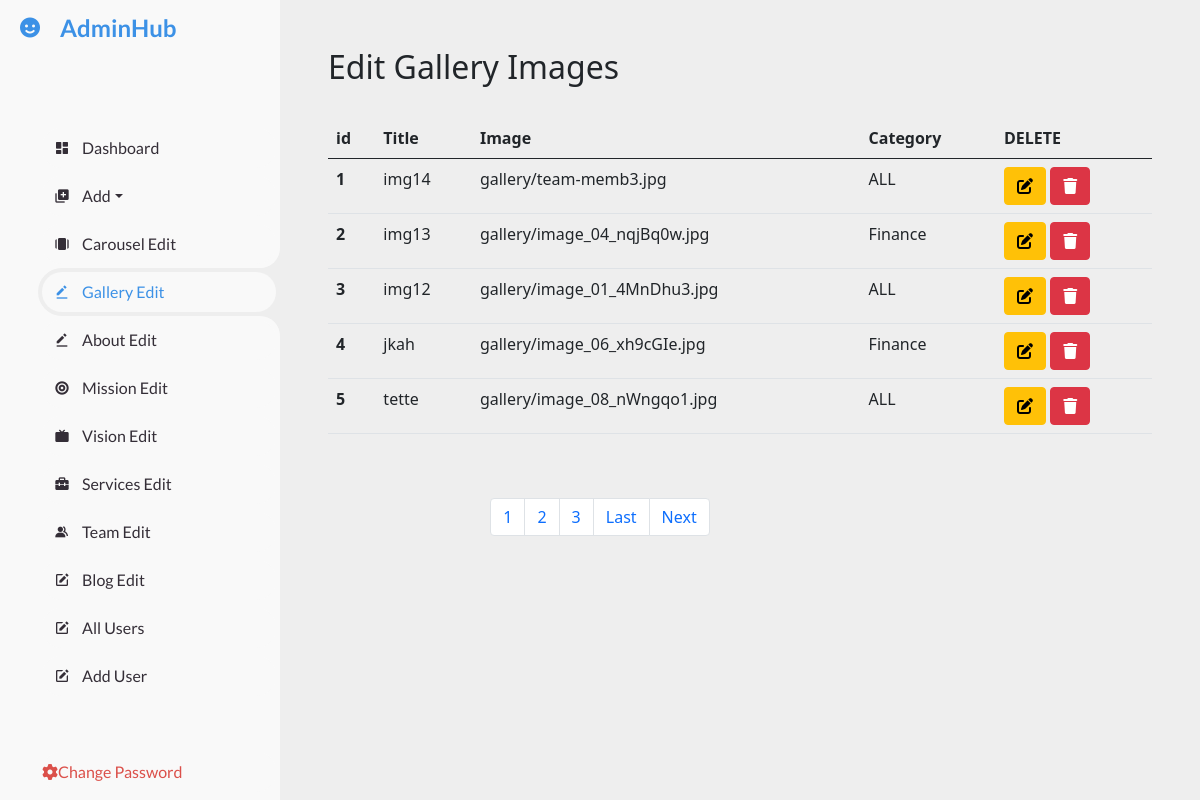
Page /dashboard/gallery-edit/ (signed in) on the committed database.
### home/models.py (models this page shows, shortened)
class Gallery(models.Model):
    title = models.CharField(max_length=500, blank=True)
    category = models.ForeignKey(ImageCategory, on_delete=models.CASCADE)
    image = models.FileField(upload_to="gallery/", max_length=500, blank=True)

class ImageCategory(models.Model):
    name = models.CharField(max_length=200, blank=True)
    def __str__(self):
        return self.name

### dashboard/views.py (the view)
# urls.py: path('gallery-edit/', views.dashboardgalleryedit, name='dashboardgallery'),
@login_required
def dashboardgalleryedit(request):
    obj = Gallery.objects.all().order_by('-id')
    paginator = Paginator(obj, 5)
    page_number = request.GET.get('page')
    gallery_obj = paginator.get_page(page_number)
    total_pages = gallery_obj.paginator.num_pages
    context = {
        'gallery_obj': gallery_obj,
        'last_pages': total_pages,
        'total_page': [page + 1 for page in range(total_pages)]
    }
    return render(request, 'dashboard/dashboard-gallery.html', context=context)

### templates/dashboard/dashboard-gallery.html (shortened to what this page needs)
{% extends 'dashboard/base.html' %}
{% block galleryactive %} active {% endblock galleryactive %}
{% block content %}
    <div id="content" class="p-4 p-md-5">
        <h2 class="mb-4">
            <div class="session-title row">
                <h2>Edit Gallery Images</h2>
            </div>
        </h2>
        <table class="table">
              <thead>
                <tr>
                  <th scope="col">id</th>
                  <th scope="col">Title</th>
                  <th scope="col">Image</th>
                  <th scope="col">Category</th>
                  <th scope="col">DELETE</th>
                </tr>
              </thead>
              <tbody>
               {% for obj in gallery_obj %}
                <tr>
                  <th scope="row">{{forloop.counter}}</th>
                  <td>{{obj.title}}</td>
                  <td>{{obj.image}}</td>
                  <td>{{obj.category}}</td>
                  <td>
                      <a href="{% url 'galleryedit' obj.id %}">
                      <button class="btn btn-warning"><i class="fa-solid fa-pen-to-square"></i></button>
                      </a>
                      <a href="{% url 'gallerydelete' obj.id %}">
                      <button class="btn btn-danger"><i class="fa-solid fa-trash"></i></button>
                      </a>
                  </td>
                </tr>
                {% endfor %}
              </tbody>
            </table>
    </div>
    <div class="container">
        <nav aria-label="Page navigation example">
			<ul class="pagination justify-content-center">
				{% for page in total_page %}
			  <li class="page-item"><a class="page-link" href="?page={{page}}">{{page}}</a></li>
				{% endfor %}
			  {% if gallery_obj.has_next %}
				<li class="page-item">
				<a class="page-link" href="?page={{last_page}}">Last</a>
			  </li>
			  <li class="page-item">
				<a class="page-link" href="?page={{gallery_obj.next_page_number}}">Next</a>
			  </li>
			  {% endif %}
			</ul>
		  </nav>
    </div>
{% endblock %}

### static/dashboard/style.css (style rules this page uses)
* { margin: 0; padding: 0; box-sizing: border-box; }
a { text-decoration: none; }
li { list-style: none; }
:root { --poppins: 'Poppins', sans-serif; --lato: 'Lato', sans-serif; --light: #F9F9F9; --blue: #3C91E6; --light-blue: #CFE8FF; --grey: #eee; --dark-grey: #AAAAAA; --dark: #342E37; --red: #DB504A; --yellow: #FFCE26; --light-yellow: #FFF2C6; --orange: #FD7238; --light-orange: #FFE0D3; }
html { overflow-x: hidden; }
body { background: var(--grey); overflow-x: hidden; }
#content { position: relative; width: calc(100% - 280px); left: 280px; transition: .3s ease; }

### rows in the picture
Gallery: title "img14", image "gallery/team-memb3.jpg", category "ALL"
Gallery: title "img13", image "gallery/image_04_nqjBq0w.jpg", category "Finance"
Gallery: title "img12", image "gallery/image_01_4MnDhu3.jpg", category "ALL"
Gallery: title "jkah", image "gallery/image_06_xh9cGIe.jpg", category "Finance"
Gallery: title "tette", image "gallery/image_08_nWngqo1.jpg", category "ALL"

### other values in the picture
{{ page }} "1" "2" "3"
